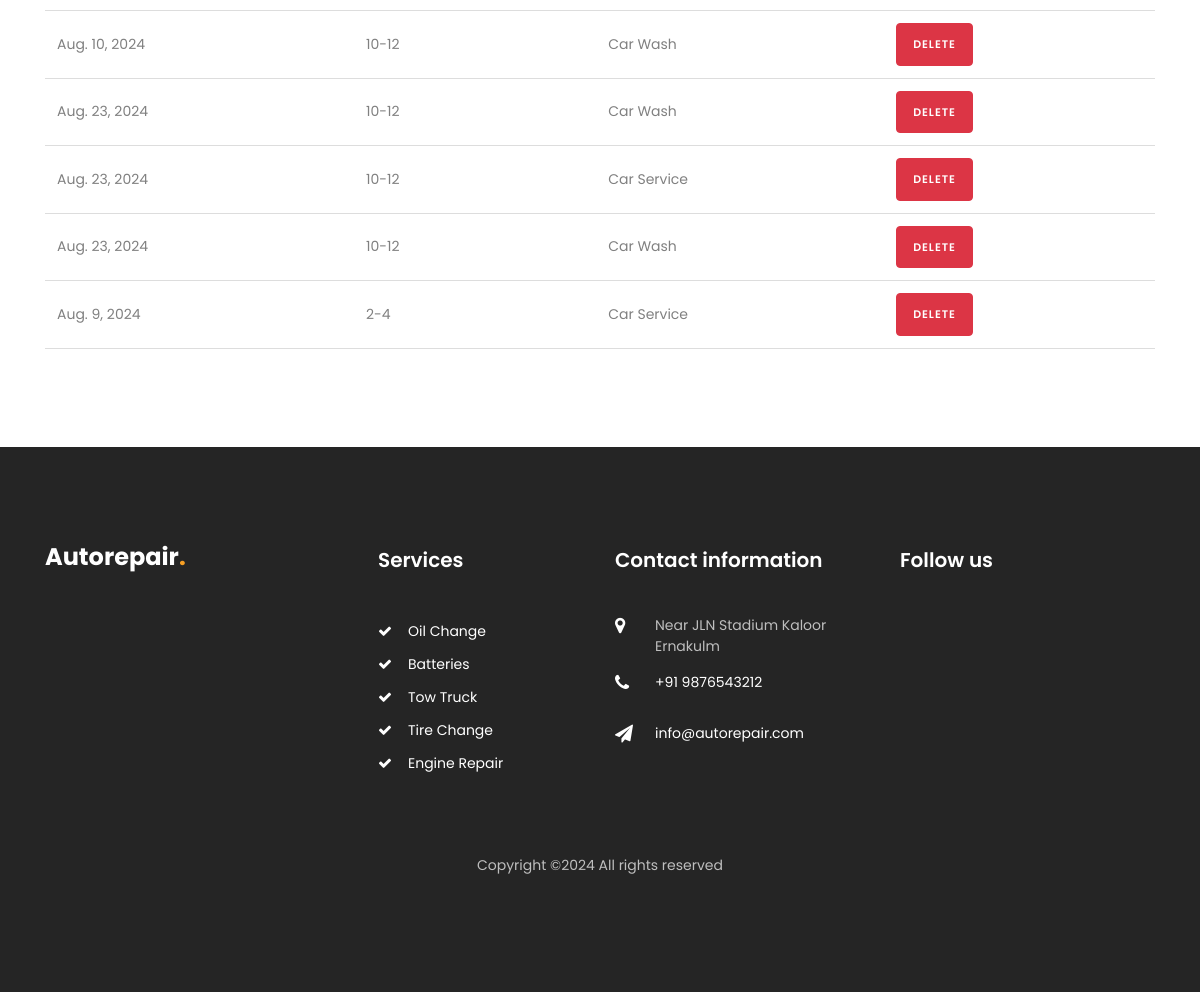
The page /reserved_bookings/9/ (signed in, lower part) on the database as committed earlier.
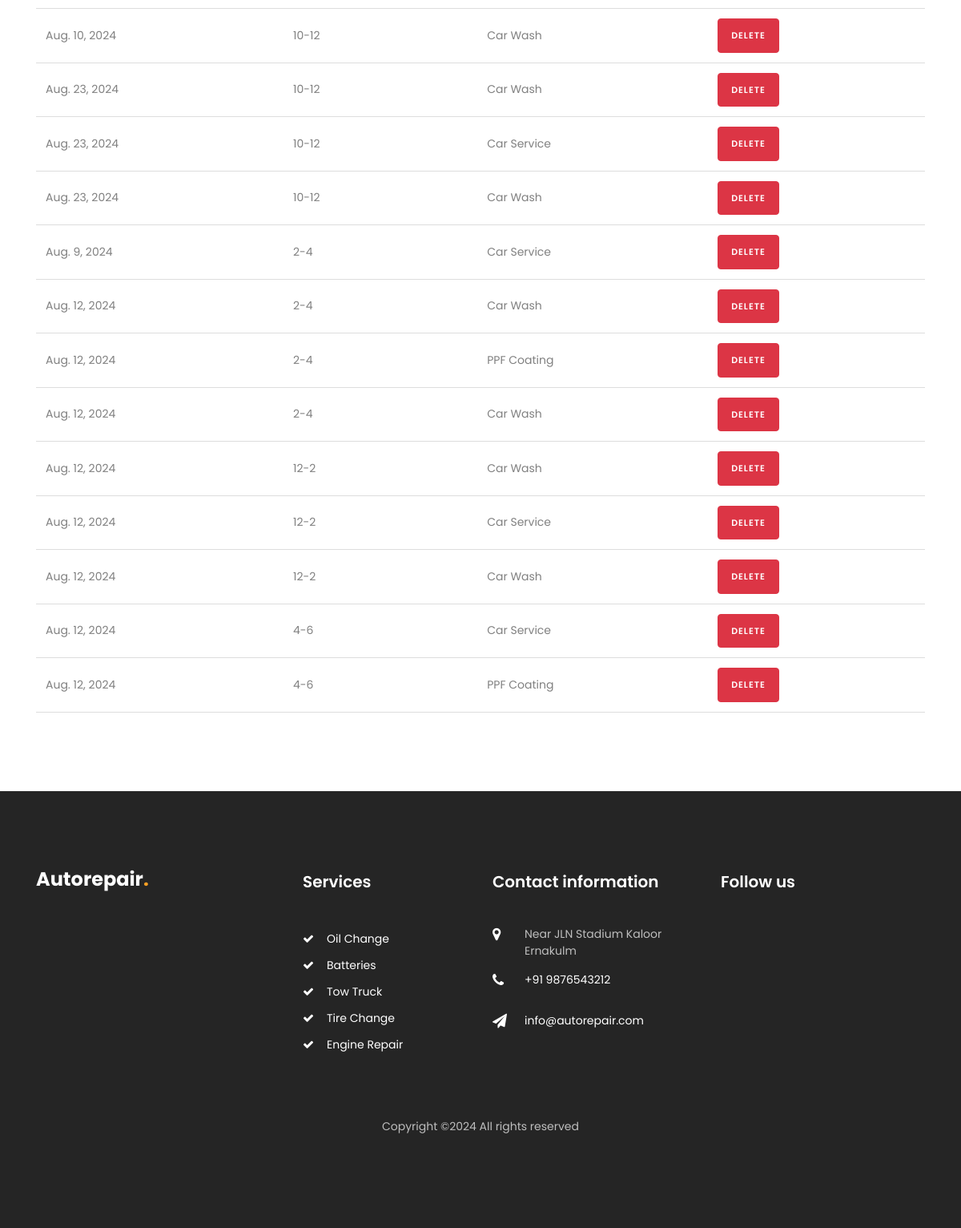
The same page on the database as committed later.
### car/models.py (models this page shows, shortened)
class Booking(models.Model):
    garage_id = models.IntegerField()  # Assuming you store garage as an integer reference
    date = models.DateField()
    slot = models.CharField(max_length=30)
    service = models.ForeignKey(GarageService, on_delete=models.CASCADE)

class GarageService(models.Model):
    garage = models.ForeignKey(Garage, on_delete=models.CASCADE, related_name='services')
    service_name = models.CharField(max_length=255)
    price = models.DecimalField(max_digits=10, decimal_places=2)
    max_per_slot = models.PositiveIntegerField()

### car/views.py (the view)
# urls.py: path('reserved_bookings/<int:garage_id>/', views.reserved_bookings, name='reserved_bookings'),
@login_required
def reserved_bookings(request, garage_id):
    garage = get_object_or_404(Garage, id=garage_id)
    bookings = Booking.objects.filter(garage_id=garage_id)
    context = {
        'bookings': bookings,
        'garage': garage,
    }
    return render(request, 'reserved_bookings.html', context)

### templates/reserved_bookings.html (shortened to what the changed rows need)
{% load static %}
<!DOCTYPE html>
<html lang="en">
  <head>
    <link rel="stylesheet" href="https://stackpath.bootstrapcdn.com/font-awesome/4.7.0/css/font-awesome.min.css">
    <link rel="stylesheet" href="{% static 'css/animate.css' %}">
    <link rel="stylesheet" href="{% static 'css/owl.carousel.min.css' %}">
    <link rel="stylesheet" href="{% static 'css/owl.theme.default.min.css' %}">
    <link rel="stylesheet" href="{% static 'css/magnific-popup.css' %}">
    <link rel="stylesheet" href="{% static 'css/bootstrap-datepicker.css' %}">
    <link rel="stylesheet" href="{% static 'css/jquery.timepicker.css' %}">
    <link rel="stylesheet" href="{% static 'css/flaticon.css' %}">
    <link rel="stylesheet" href="{% static 'css/style.css' %}">
  </head>
  <body>
    <section class="ftco-section">
        <div class="container">
          <div class="table-container">
            <table>
              <tbody>
                {% for booking in bookings %}
                <tr>
                  <td>{{ booking.date }}</td>
                  <td>{{ booking.slot }}</td>
                  <td>{{ booking.service.service_name }}</td>
                  <td>
                    <form method="post" action="{% url 'delete_booking' booking.id %}" style="display:inline;">
                      <button type="submit" class="btn btn-danger" onclick="return confirm('Are you sure you want to delete this booking?');">Delete</button>
                    </form>
                  </td>
                </tr>
                {% empty %}
                <tr>
                  <td colspan="4">No bookings available</td>
                </tr>
                {% endfor %}
              </tbody>
            </table>
          </div>
        </div>
      </section>
    <footer class="footer ftco-section">
      <div class="container">
        <div class="row mb-5">
          <div class="col-md-6 col-lg">
            <div class="ftco-footer-widget mb-4">
              <h2 class="logo"><a href="/">Autorepair<span>.</span></a></h2>
            </div>
          </div>
          <div class="col-md-6 col-lg">
            <div class="ftco-footer-widget mb-4 ml-md-5">
              <h2 class="ftco-heading-2">Services</h2>
            </div>
          </div>
          <div class="col-md-6 col-lg">
            <div class="ftco-footer-widget mb-4">
            	<h2 class="ftco-heading-2">Contact information</h2>
            </div>
          </div>
          <div class="col-md-6 col-lg">
             <div class="ftco-footer-widget mb-4">
              <h2 class="ftco-heading-2">Follow us</h2>
            </div>
          </div>
        </div>
      </div>
    </footer>
  </body>
</html>

Rows that differ between the two databases and show on the page:
added Booking: date "Aug. 12, 2024", slot "2-4", service.service_name "Car Wash"
added Booking: date "Aug. 12, 2024", slot "2-4", service.service_name "PPF Coating"
added Booking: date "Aug. 12, 2024", slot "2-4", service.service_name "Car Wash"
added Booking: date "Aug. 12, 2024", slot "12-2", service.service_name "Car Wash"
added Booking: date "Aug. 12, 2024", slot "12-2", service.service_name "Car Service"
added Booking: date "Aug. 12, 2024", slot "12-2", service.service_name "Car Wash"
added Booking: date "Aug. 12, 2024", slot "4-6", service.service_name "Car Service"
added Booking: date "Aug. 12, 2024", slot "4-6", service.service_name "PPF Coating"
